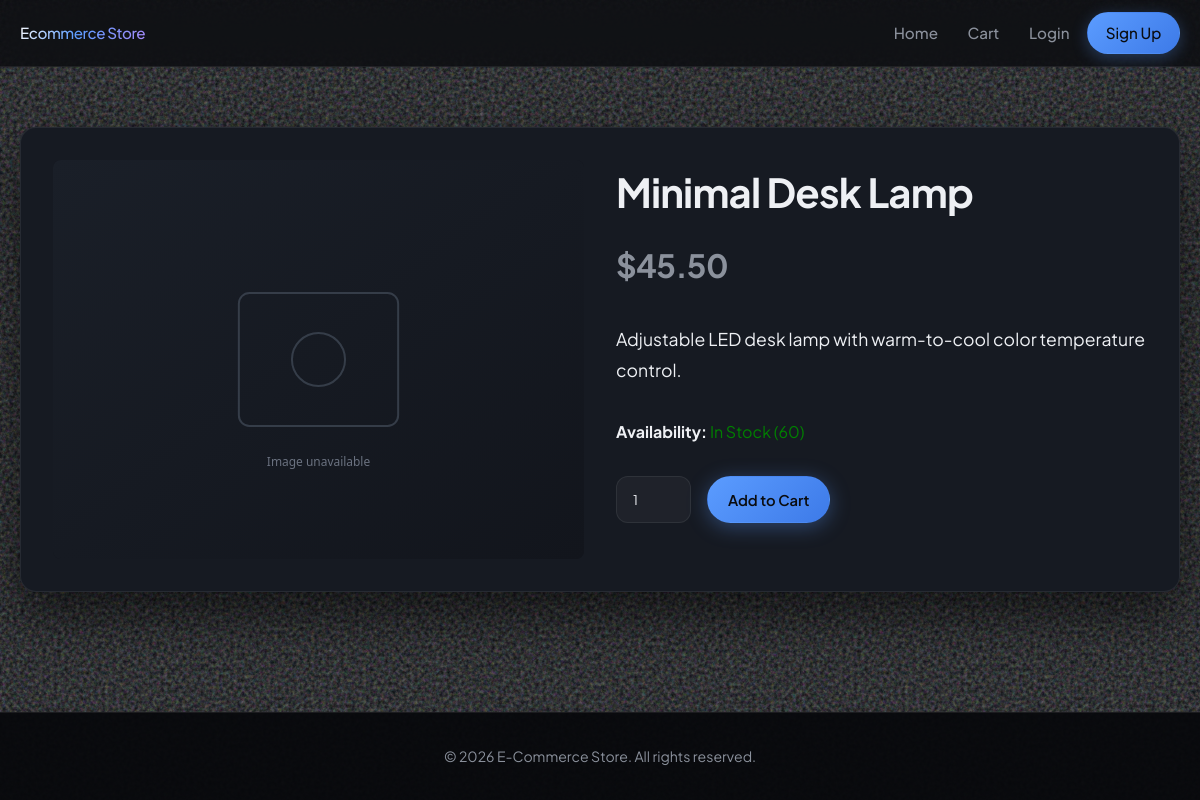
/product.php?id=2, run on the app's committed database.
### tables this page shows
CREATE TABLE IF NOT EXISTS `product` (
  `product_id` int(11) NOT NULL AUTO_INCREMENT,
  `name` varchar(100) NOT NULL,
  `description` text,
  `price` float NOT NULL,
  `stock` int(11) NOT NULL DEFAULT 0,
  `image_url` varchar(255) DEFAULT NULL,
  PRIMARY KEY (`product_id`)
);

### product.php (the view, shortened to what this page needs)
<?php
require_once 'config.php';
$product_id = intval($_GET['id']);
$stmt = $conn->prepare("SELECT * FROM product WHERE product_id = ?");
$stmt->bind_param("i", $product_id);
$stmt->execute();
$result = $stmt->get_result();
$product = $result->fetch_assoc();
include 'includes/header.php';
?>
<div style="display: flex; gap: 2rem; margin-top: 2rem; background: var(--card-bg); padding: 2rem; border-radius: 16px; box-shadow: var(--glass-shadow); border: 1px solid var(--border-color); flex-wrap: wrap;">
    <div style="flex: 1; background: var(--bg-elevated); min-height: 300px; display:flex; align-items:center; justify-content:center; border-radius: 8px;">
        <?php if(!empty($product['image_url'])): ?>
            <img src="<?php echo htmlspecialchars($product['image_url']); ?>" alt="<?php echo htmlspecialchars($product['name']); ?>" style="max-width:100%; border-radius: 8px;" onerror="this.onerror=null;this.src='assets/img/placeholder-product.svg';">
        <?php else: ?>
            <span style="color:var(--text-muted);">Product Image</span>
        <?php endif; ?>
    </div>
    <div style="flex: 1;">
        <h1 style="font-size: 2.5rem; color: var(--primary-color);"><?php echo htmlspecialchars($product['name']); ?></h1>
        <h2 style="color: var(--text-muted); font-size: 2rem; margin-top: 1rem;">$<?php echo number_format($product['price'], 2); ?></h2>
        <p style="margin: 2rem 0; font-size: 1.1rem; line-height: 1.8;">
            <?php echo nl2br(htmlspecialchars($product['description'])); ?>
        </p>
        <p style="margin-bottom: 2rem;"><strong>Availability:</strong>
            <?php echo $product['stock'] > 0 ? "<span style='color:green;'>In Stock ({$product['stock']})</span>" : "<span style='color:red;'>Out of Stock</span>"; ?>
        </p>
        <?php if ($product['stock'] > 0): ?>
            <form action="cart.php" method="POST" style="display: flex; gap: 1rem;">
                <input type="number" name="quantity" value="1" min="1" max="<?php echo $product['stock']; ?>" class="form-control" style="width: auto;">
                <button type="submit" class="btn">Add to Cart</button>
            </form>
        <?php else: ?>
            <button class="btn btn-secondary" disabled>Out of Stock</button>
        <?php endif; ?>
    </div>
</div>
<?php include 'includes/footer.php'; ?>

### assets/css/style.css (style rules this page uses)
:root { --primary: #5b9cff; --primary-dim: rgba(91, 156, 255, 0.35); --primary-deep: #3d7ae8; --accent: #a78bfa; --accent-glow: rgba(167, 139, 250, 0.35); --bg-deep: #07080a; --bg-color: #0a0c0f; --bg-elevated: #12151c; --bg-card: #161a22; --card-bg: var(--bg-card); --text-color: #eef0f4; --text-muted: #8b919c; --border-color: rgba(255, 255, 255, 0.07); --border-strong: rgba(255, 255, 255, 0.12); --glass-shadow: 0 24px 48px rgba(0, 0, 0, 0.55); --radius: 16px; --radius-sm: 12px; --font-family: "Plus Jakarta Sans", system-ui, -apple-system, sans-serif; }
*, *::before, *::after { margin: 0; padding: 0; box-sizing: border-box; }
html { scroll-behavior: smooth; }
body { font-family: var(--font-family); background-color: var(--bg-color); color: var(--text-color); line-height: 1.6; min-height: 100vh; display: flex; flex-direction: column; -webkit-font-smoothing: antialiased; text-rendering: optimizeLegibility; color-scheme: dark; }
body::before { content: ""; position: fixed; inset: 0; pointer-events: none; z-index: 0; opacity: 0.45; }
h1, h2, h3 { font-weight: 700; color: var(--text-color); letter-spacing: -0.02em; }
.btn { display: inline-flex; align-items: center; justify-content: center; padding: 0.65rem 1.25rem; border: none; border-radius: 999px; font-family: inherit; font-weight: 600; font-size: 0.92rem; cursor: pointer; text-decoration: none; transition: transform 0.2s ease, box-shadow 0.2s ease, background 0.2s ease, border-color 0.2s ease; border: 1px solid transparent; }
.btn:not(.btn-ghost):not(.btn-secondary):not(.btn-nav) { background: linear-gradient(135deg, var(--primary) 0%, var(--primary-deep) 100%); color: #0a0c0f !important; box-shadow: 0 4px 20px rgba(91, 156, 255, 0.35); }
.form-control { width: 100%; padding: 0.85rem 1rem; border: 1px solid var(--border-color); border-radius: var(--radius-sm); background: rgba(255, 255, 255, 0.04); color: var(--text-color); font-family: inherit; transition: border-color 0.2s ease, box-shadow 0.2s ease; }
.form-control::placeholder { color: var(--text-muted); }

### data on the page
product: name "Minimal Desk Lamp", price "45.50", description "Adjustable LED desk lamp with warm-to-cool color temperature control.", stock "60"
